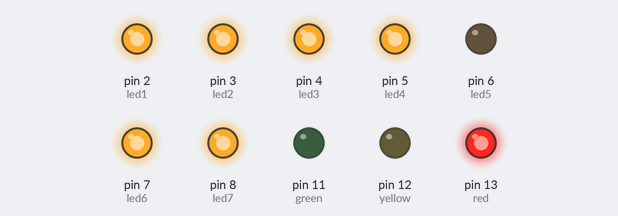
The sketch below on a simulated Arduino Uno, built with avr-gcc and run on an emulated ATmega328P. Shown: output pins drawn as LEDs (lit = HIGH).

Above: at 0.1 s.
At 5.1 s:
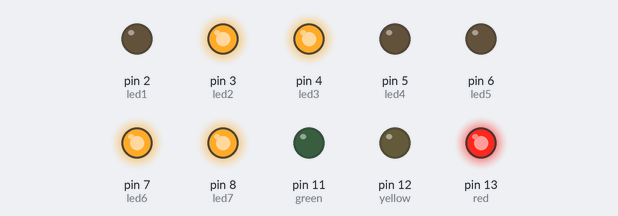
At 9.1 s:
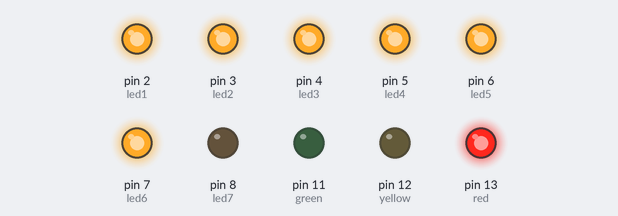
At 19.1 s:
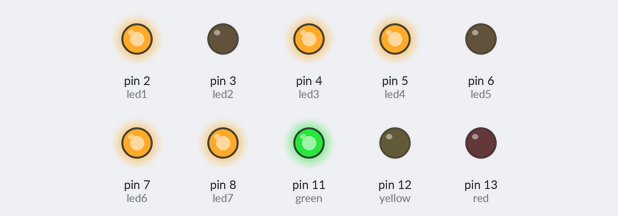
At 29.1 s:
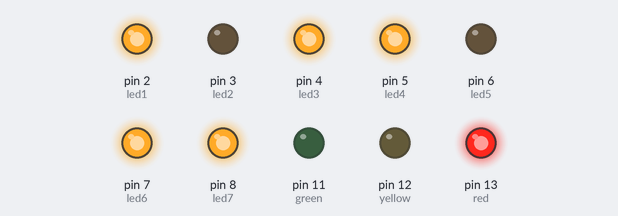
At 39.1 s:
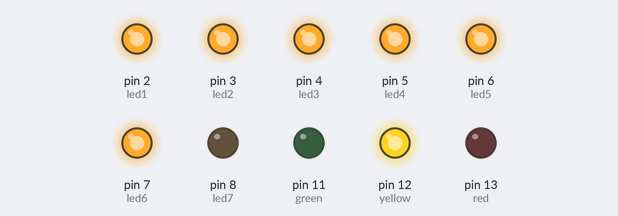
Timing chart, 0 to 40.0 s (numbered marks = the images above):
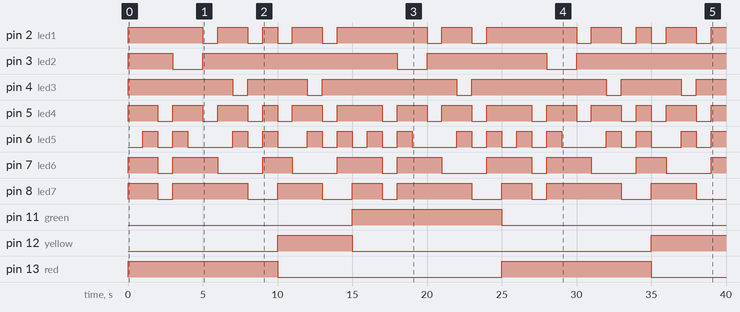

Measured:
- by itself, pin 2 (led1): LOW → HIGH at 0.00 s, → LOW 5.0 s later, → HIGH 1.0 s later, → LOW 2.0 s later, … (21 changes in this stretch)
- by itself, pin 3 (led2): goes HIGH 3.0 s, LOW 2.0 s, HIGH 13.0 s, LOW 2.0 s, HIGH 8.0 s, LOW 2.0 s, then HIGH
- by itself, pin 4 (led3): LOW → HIGH at 0.00 s, → LOW 7.0 s later, → HIGH 1.0 s later, → LOW 4.0 s later, … (11 changes in this stretch)
- by itself, pin 5 (led4): LOW → HIGH at 0.00 s, → LOW 2.0 s later, → HIGH 1.0 s later, → LOW 2.0 s later, … (27 changes in this stretch)
- by itself, pin 6 (led5): LOW → HIGH at 1.0 s, → LOW 1.0 s later, → HIGH 1.0 s later, → LOW 1.0 s later, … (31 changes in this stretch)
- by itself, pin 7 (led6): LOW → HIGH at 0.00 s, → LOW 2.0 s later, → HIGH 1.0 s later, → LOW 3.0 s later, … (17 changes in this stretch)
- by itself, pin 8 (led7): LOW → HIGH at 0.00 s, → LOW 2.0 s later, → HIGH 1.0 s later, → LOW 5.0 s later, … (16 changes in this stretch)
- by itself, pin 11 (green): LOW → HIGH at 15.0 s, → LOW 10.0 s later

The sketch:

traffic_lights_new.ino.ino
```cpp
int led1=2;      // all input here
int led2=3;
int led3=4;
int led4=5;
int led5=6;
int led6=7;
int led7=8;
int green=11;     // connect 220 ohm resistor with LEDs
int yellow=12;
int red=13;

void setup() {
 pinMode(led1, OUTPUT);
 pinMode(led2, OUTPUT);
 pinMode(led3, OUTPUT);
 pinMode(led4, OUTPUT);
 pinMode(led5, OUTPUT);
 pinMode(led6, OUTPUT);
 pinMode(led7, OUTPUT);
 pinMode(green, OUTPUT);
 pinMode(yellow, OUTPUT);
 pinMode(red, OUTPUT);


}

void loop() {
 //9
 digitalWrite(led1,1);
 digitalWrite(led2,1);
 digitalWrite(led3,1);
 digitalWrite(led4,1);
 digitalWrite(led5,0);
 digitalWrite(led6,1);
 digitalWrite(led7,1);
 digitalWrite(green,0);
 digitalWrite(yellow,0);
 digitalWrite(red,1);
 delay(1000);

 //8
 digitalWrite(led1,1);
 digitalWrite(led2,1);
 digitalWrite(led3,1);
 digitalWrite(led4,1);
 digitalWrite(led5,1);
 digitalWrite(led6,1);
 digitalWrite(led7,1);
 digitalWrite(green,0);
 digitalWrite(yellow,0);
 digitalWrite(red,1);
 delay(1000);

 //7
 digitalWrite(led1,1);
 digitalWrite(led2,1);
 digitalWrite(led3,1);
 digitalWrite(led4,0);
 digitalWrite(led5,0);
 digitalWrite(led6,0);
 digitalWrite(led7,0);
 digitalWrite(green,0);
 digitalWrite(yellow,0);
 digitalWrite(red,1);
 delay(1000);

 //6
  digitalWrite(led1,1);
 digitalWrite(led2,0);
 digitalWrite(led3,1);
 digitalWrite(led4,1);
 digitalWrite(led5,1);
 digitalWrite(led6,1);
 digitalWrite(led7,1);
 digitalWrite(green,0);
 digitalWrite(yellow,0);
 digitalWrite(red,1);
 delay(1000);

 //5
  digitalWrite(led1,1);
 digitalWrite(led2,0);
 digitalWrite(led3,1);
 digitalWrite(led4,1);
 digitalWrite(led5,0);
 digitalWrite(led6,1);
 digitalWrite(led7,1);
 digitalWrite(green,0);
 digitalWrite(yellow,0);
 digitalWrite(red,1);
 delay(1000);

 //4
  digitalWrite(led1,0);
 digitalWrite(led2,1);
 digitalWrite(led3,1);
 digitalWrite(led4,0);
 digitalWrite(led5,0);
 digitalWrite(led6,1);
 digitalWrite(led7,1);
 digitalWrite(green,0);
 digitalWrite(yellow,0);
 digitalWrite(red,1);
 delay(1000);

 //3
  digitalWrite(led1,1);
 digitalWrite(led2,1);
 digitalWrite(led3,1);
 digitalWrite(led4,1);
 digitalWrite(led5,0);
 digitalWrite(led6,0);
 digitalWrite(led7,1);
 digitalWrite(green,0);
 digitalWrite(yellow,0);
 digitalWrite(red,1);
 delay(1000);

 //2
  digitalWrite(led1,1);
 digitalWrite(led2,1);
 digitalWrite(led3,0);
 digitalWrite(led4,1);
 digitalWrite(led5,1);
 digitalWrite(led6,0);
 digitalWrite(led7,1);
 digitalWrite(green,0);
 digitalWrite(yellow,0);
 digitalWrite(red,1);
 delay(1000);

 //1
  digitalWrite(led1,0);
 digitalWrite(led2,1);
 digitalWrite(led3,1);
 digitalWrite(led4,0);
 digitalWrite(led5,0);
 digitalWrite(led6,0);
 digitalWrite(led7,0);
 digitalWrite(green,0);
 digitalWrite(yellow,0);
 digitalWrite(red,1);
 delay(1000);

 //0
  digitalWrite(led1,1);
 digitalWrite(led2,1);
 digitalWrite(led3,1);
 digitalWrite(led4,1);
 digitalWrite(led5,1);
 digitalWrite(led6,1);
 digitalWrite(led7,0);
 digitalWrite(green,0);
 digitalWrite(yellow,0);
 digitalWrite(red,1);
 delay(1000);

  //4
  digitalWrite(led1,0);
 digitalWrite(led2,1);
 digitalWrite(led3,1);
 digitalWrite(led4,0);
 digitalWrite(led5,0);
 digitalWrite(led6,1);
 digitalWrite(led7,1);
 digitalWrite(green,0);
 digitalWrite(yellow,1);
 digitalWrite(red,0);
 delay(1000);

 //3
  digitalWrite(led1,1);
 digitalWrite(led2,1);
 digitalWrite(led3,1);
 digitalWrite(led4,1);
 digitalWrite(led5,0);
 digitalWrite(led6,0);
 digitalWrite(led7,1);
 digitalWrite(green,0);
 digitalWrite(yellow,1);
 digitalWrite(red,0);
 delay(1000);

 //2
  digitalWrite(led1,1);
 digitalWrite(led2,1);
 digitalWrite(led3,0);
 digitalWrite(led4,1);
 digitalWrite(led5,1);
 digitalWrite(led6,0);
 digitalWrite(led7,1);
 digitalWrite(green,0);
 digitalWrite(yellow,1);
 digitalWrite(red,0);
 delay(1000);

 //1
  digitalWrite(led1,0);
 digitalWrite(led2,1);
 digitalWrite(led3,1);
 digitalWrite(led4,0);
 digitalWrite(led5,0);
 digitalWrite(led6,0);
 digitalWrite(led7,0);
 digitalWrite(green,0);
 digitalWrite(yellow,1);
 digitalWrite(red,0);
 delay(1000);

 //0
  digitalWrite(led1,1);
 digitalWrite(led2,1);
 digitalWrite(led3,1);
 digitalWrite(led4,1);
 digitalWrite(led5,1);
 digitalWrite(led6,1);
 digitalWrite(led7,0);
 digitalWrite(green,0);
 digitalWrite(yellow,1);
 digitalWrite(red,0);
 delay(1000);

 //9
 digitalWrite(led1,1);
 digitalWrite(led2,1);
 digitalWrite(led3,1);
 digitalWrite(led4,1);
 digitalWrite(led5,0);
 digitalWrite(led6,1);
 digitalWrite(led7,1);
 digitalWrite(green,1);
 digitalWrite(yellow,0);
 digitalWrite(red,0);
 delay(1000);

 //8
 digitalWrite(led1,1);
 digitalWrite(led2,1);
 digitalWrite(led3,1);
 digitalWrite(led4,1);
 digitalWrite(led5,1);
 digitalWrite(led6,1);
 digitalWrite(led7,1);
 digitalWrite(green,1);
 digitalWrite(yellow,0);
 digitalWrite(red,0);
 delay(1000);

 //7
 digitalWrite(led1,1);
 digitalWrite(led2,1);
 digitalWrite(led3,1);
 digitalWrite(led4,0);
 digitalWrite(led5,0);
 digitalWrite(led6,0);
 digitalWrite(led7,0);
 digitalWrite(green,1);
 digitalWrite(yellow,0);
 digitalWrite(red,0);
 delay(1000);

 //6
  digitalWrite(led1,1);
 digitalWrite(led2,0);
 digitalWrite(led3,1);
 digitalWrite(led4,1);
 digitalWrite(led5,1);
 digitalWrite(led6,1);
 digitalWrite(led7,1);
 digitalWrite(green,1);
 digitalWrite(yellow,0);
 digitalWrite(red,0);
 delay(1000);

 //5
  digitalWrite(led1,1);
 digitalWrite(led2,0);
 digitalWrite(led3,1);
 digitalWrite(led4,1);
 digitalWrite(led5,0);
 digitalWrite(led6,1);
 digitalWrite(led7,1);
 digitalWrite(green,1);
 digitalWrite(yellow,0);
 digitalWrite(red,0);
 delay(1000);

 //4
  digitalWrite(led1,0);
 digitalWrite(led2,1);
 digitalWrite(led3,1);
 digitalWrite(led4,0);
 digitalWrite(led5,0);
 digitalWrite(led6,1);
 digitalWrite(led7,1);
 digitalWrite(green,1);
 digitalWrite(yellow,0);
 digitalWrite(red,0);
 delay(1000);

 //3
  digitalWrite(led1,1);
 digitalWrite(led2,1);
 digitalWrite(led3,1);
 digitalWrite(led4,1);
 digitalWrite(led5,0);
 digitalWrite(led6,0);
 digitalWrite(led7,1);
 digitalWrite(green,1);
 digitalWrite(yellow,0);
 digitalWrite(red,0);
 delay(1000);

 //2
  digitalWrite(led1,1);
 digitalWrite(led2,1);
 digitalWrite(led3,0);
 digitalWrite(led4,1);
 digitalWrite(led5,1);
 digitalWrite(led6,0);
 digitalWrite(led7,1);
 digitalWrite(green,1);
 digitalWrite(yellow,0);
 digitalWrite(red,0);
 delay(1000);

 //1
  digitalWrite(led1,0);
 digitalWrite(led2,1);
 digitalWrite(led3,1);
 digitalWrite(led4,0);
 digitalWrite(led5,0);
 digitalWrite(led6,0);
 digitalWrite(led7,0);
 digitalWrite(green,1);
 digitalWrite(yellow,0);
 digitalWrite(red,0);
 delay(1000);

 //0
  digitalWrite(led1,1);
 digitalWrite(led2,1);
 digitalWrite(led3,1);
 digitalWrite(led4,1);
 digitalWrite(led5,1);
 digitalWrite(led6,1);
 digitalWrite(led7,0);
 digitalWrite(green,1);
 digitalWrite(yellow,0);
 digitalWrite(red,0);
 delay(1000);


}
```
